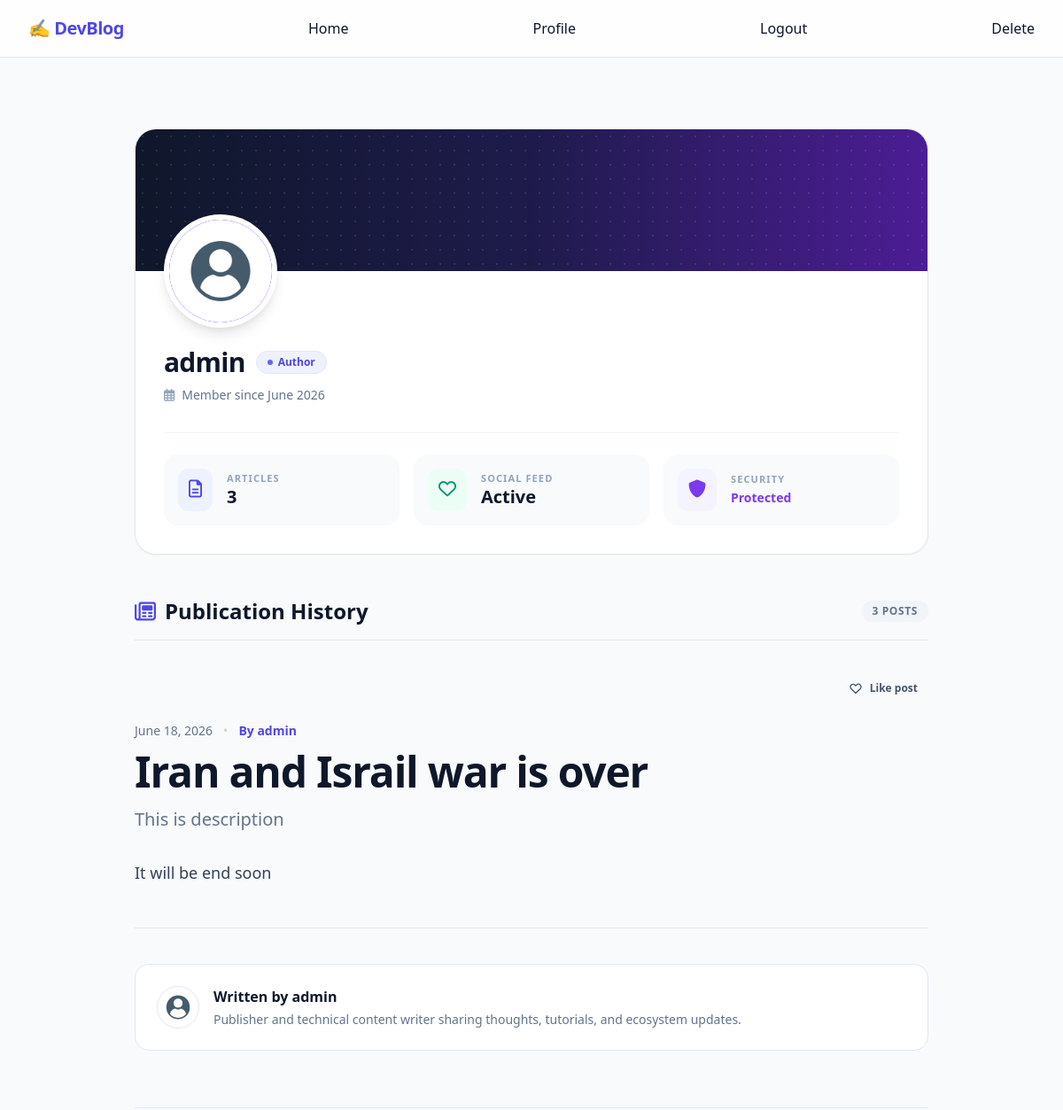
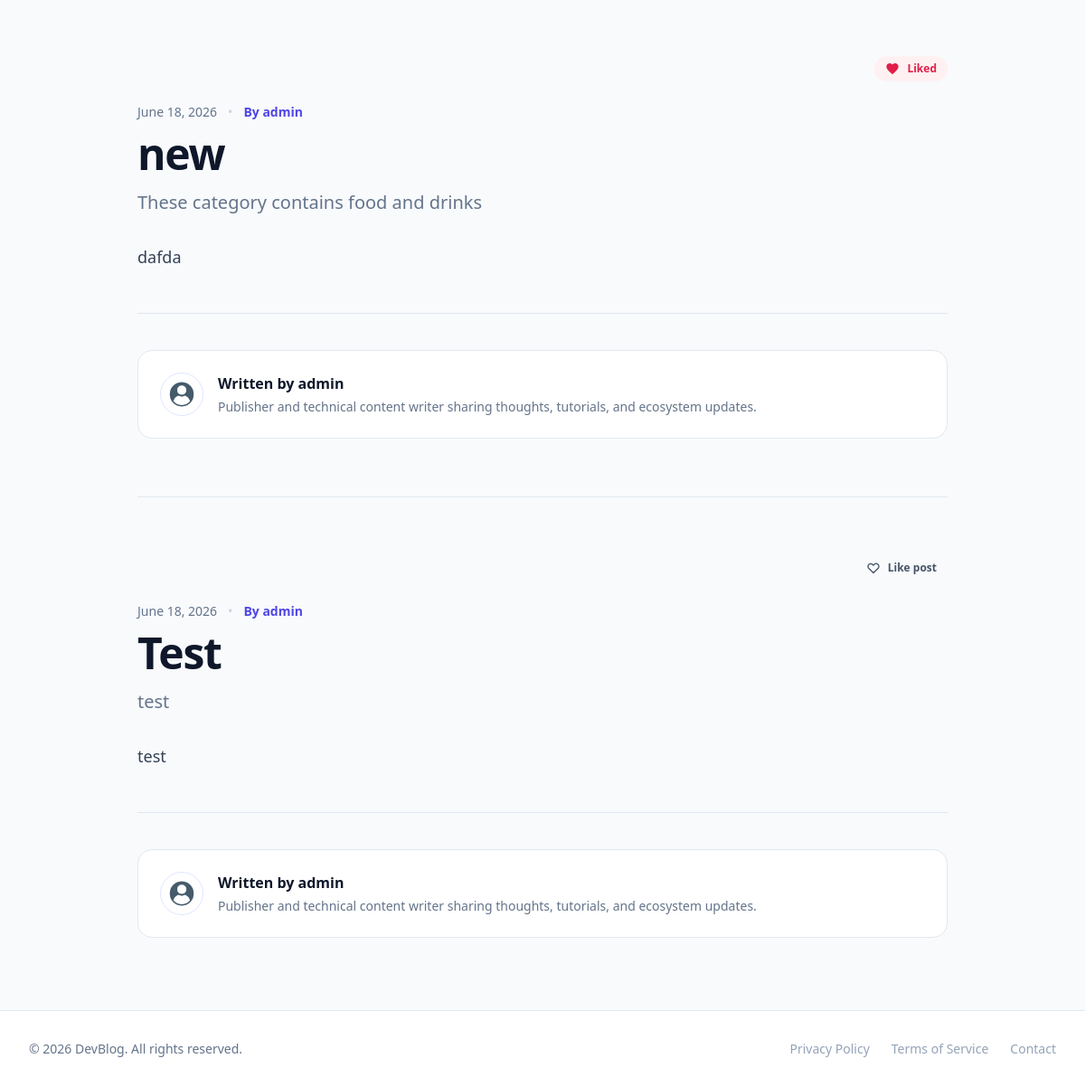
/auth/users/admin (signed in), run on an earlier commit of the app's database (2 pictures, top to bottom).
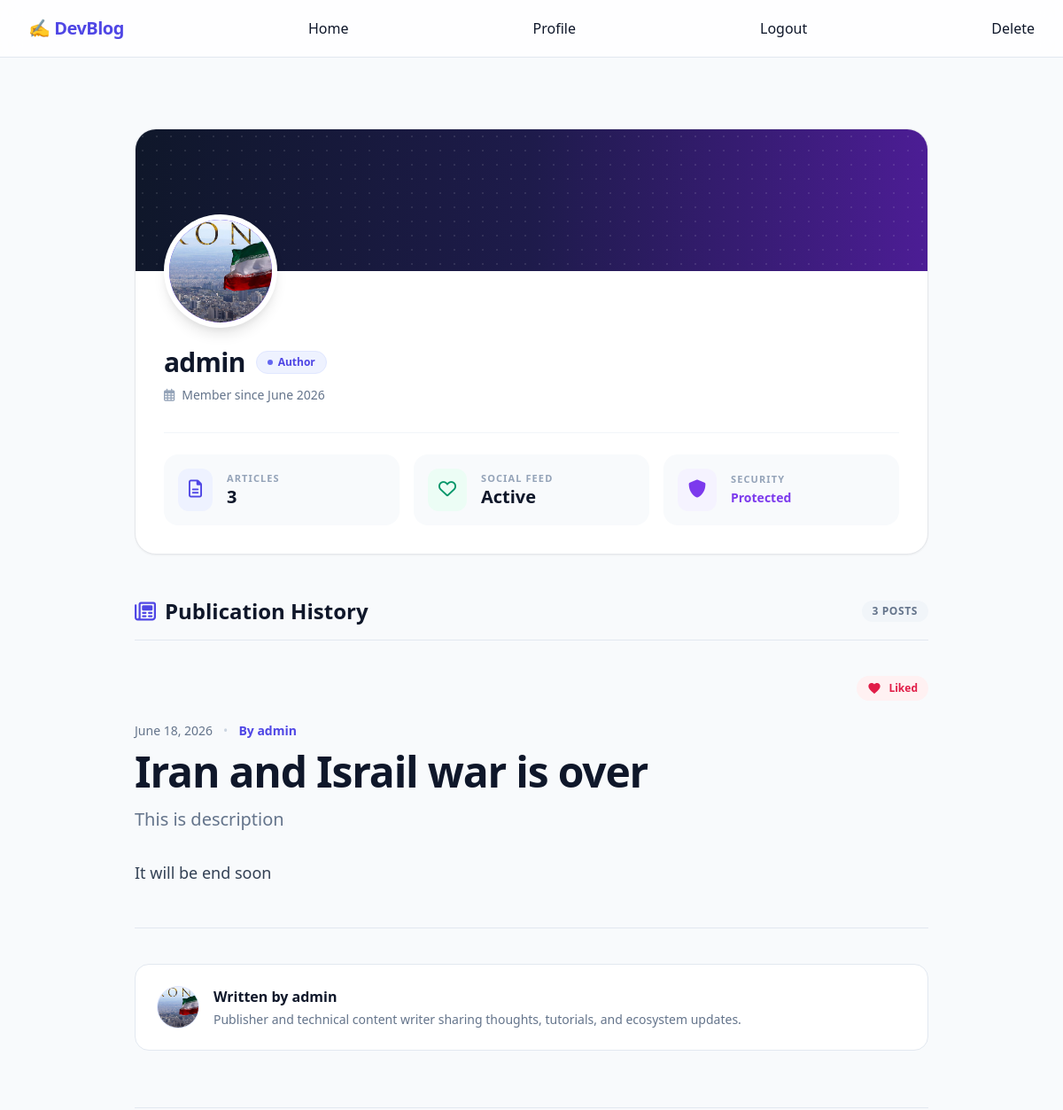
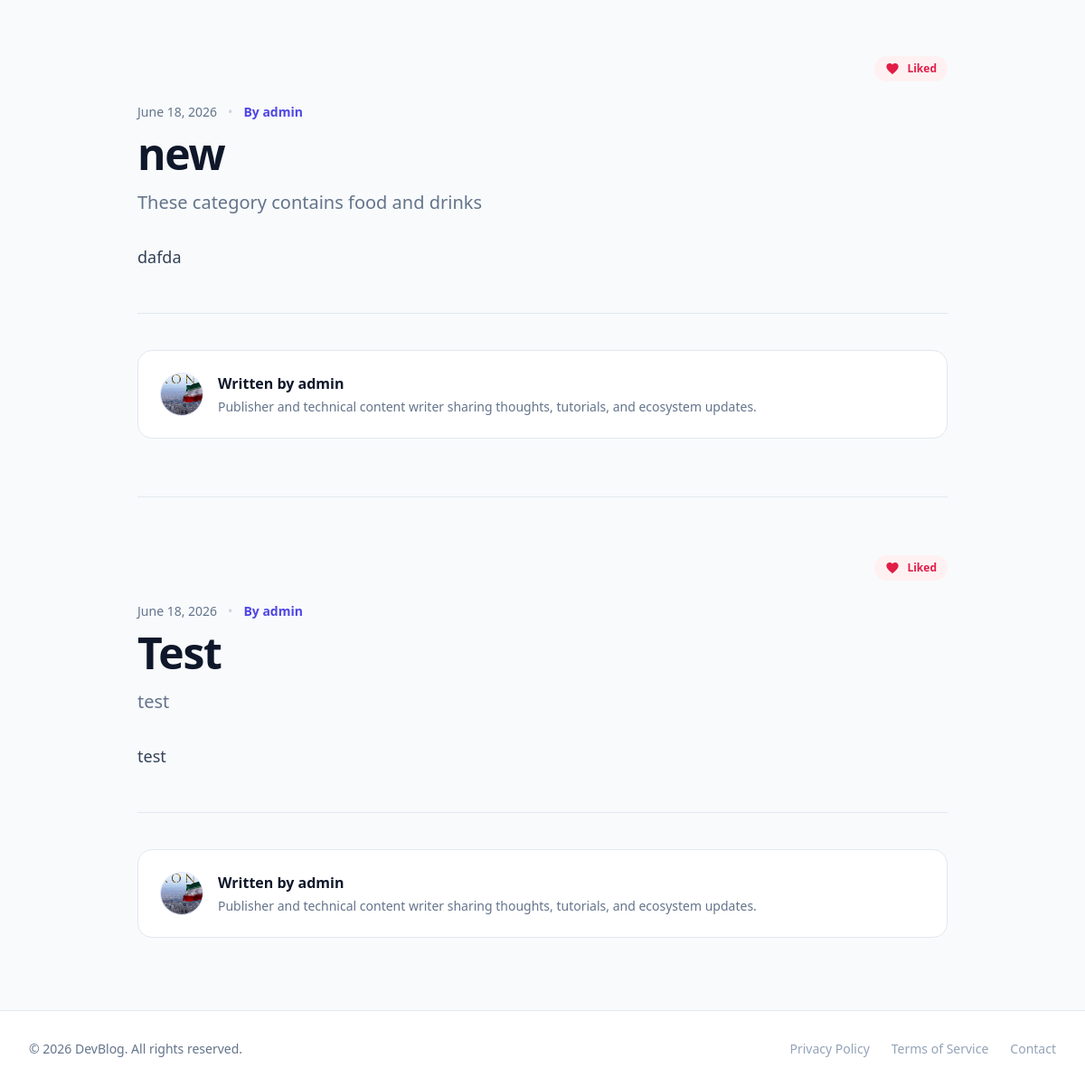
And on a later commit of the database (2 pictures, top to bottom).
### accounts/models.py (models this page shows)
class CustomUser(AbstractUser):
    age = models.IntegerField(null=True, blank=True)
    profile_img = models.ImageField(upload_to='avatars/', default='default_profile.jpg', blank=True)
    phone_number = models.CharField(max_length=15, blank=True, null=True)

### posts/models.py (models this page shows, shortened)
class Post(models.Model):
    title = models.CharField(max_length=100)
    desc = models.CharField(max_length=600)
    author = models.ForeignKey(CustomUser, on_delete=models.CASCADE)
    image = models.ImageField(upload_to='posts/', null=True, blank=True)
    body = models.TextField()
    category = models.ForeignKey(Category, on_delete=models.SET_NULL, null=True, blank=True)
    created_at = models.DateTimeField(auto_now_add=True)
    @property
    def users_who_liked(self):
        return [like.user for like in self.likes.all()]

### accounts/views.py (the view)
# urls.py: path('users/<slug:username>', UserProfileView.as_view(), name='user-profile')
class UserProfileView(View):
    def get(self, request, username):
        user = get_object_or_404(CustomUser, username=username)
        posts = Post.objects.filter(author=user)
        return render(request, 'user-profile.html', {'user':user, 'posts':posts})

### templates/user-profile.html (shortened to what the changed rows need)
{% extends 'base.html' %}
{% block content %}
<link href="https://cdn.jsdelivr.net/npm/tailwindcss@2.2.19/dist/tailwind.min.css" rel="stylesheet">
<link rel="stylesheet" href="https://cdnjs.cloudflare.com/ajax/libs/font-awesome/6.0.0-beta3/css/all.min.css">
<div class="min-h-screen bg-slate-50 py-12 px-4 sm:px-6 lg:px-8">
    <div class="max-w-4xl mx-auto">
        <div class="bg-white rounded-3xl border border-slate-150 overflow-hidden shadow-sm mb-12">
            <div class="px-8 pb-8 relative">
                <div class="flex flex-col sm:flex-row sm:items-end justify-between -mt-16 mb-6 gap-6">
                    <div class="h-32 w-32 rounded-full bg-white p-1.5 shadow-lg flex-shrink-0 z-10">
                        <div class="h-full w-full rounded-full overflow-hidden bg-gradient-to-br from-indigo-600 to-violet-600 flex items-center justify-center text-white text-4xl font-black uppercase tracking-wider">
                            {% if user.profile_img %}
                                <img src="{{ user.profile_img.url }}" alt="{{ user.username }}" class="w-full h-full object-cover rounded-full">
                            {% else %}
                                {% if user.username %}
                                    {{ user.username|slice:":2" }}
                                {% else %}
                                    WR
                                {% endif %}
                            {% endif %}
                        </div>
                    </div>
                </div>
                <div class="space-y-3 mb-8">
                    <div class="flex flex-wrap items-center gap-3">
                        <h1 class="text-3xl font-extrabold text-slate-900 tracking-tight leading-none">
                            {% if request.user.username %}{{ request.user.username }}{% else %}Writer{% endif %}
                        </h1>
                        <span class="inline-flex items-center gap-1.5 px-3 py-1 rounded-full text-xs font-bold bg-indigo-50 text-indigo-600 border border-indigo-100">
                            <span class="w-1.5 h-1.5 rounded-full bg-indigo-500 animate-pulse"></span>
                            Author
                        </span>
                    </div>
                    <p class="text-sm text-slate-500 flex items-center gap-2">
                        <i class="far fa-calendar-alt text-slate-400"></i>
                        Member since {{ user.date_joined|date:"F Y"|default:"June 2026" }}
                    </p>
                </div>
            </div>
        </div>
        <div class="flex items-center justify-between mb-10 border-b border-slate-200 pb-4">
            <h2 class="text-2xl font-extrabold text-slate-900 flex items-center gap-2.5">
                <i class="far fa-newspaper text-indigo-600"></i> Publication History
            </h2>
        </div>
        <div class="space-y-16">
            {% for post in posts %}
                <div class="border-b border-slate-200 pb-16 last:border-b-0 last:pb-0">
                    <div class="mb-6 flex items-center justify-end">
                        <form method="POST" action="{% url 'like' post.pk %}" class="inline-block">
                            {% if request.user in post.users_who_liked.all or request.user in post.users_who_liked %}
                                <button type="submit" class="inline-flex items-center gap-2 text-xs font-semibold text-rose-600 bg-rose-50 hover:bg-rose-100 px-3 py-1.5 rounded-full transition-colors">
                                    <svg class="h-4 w-4 fill-rose-600" xmlns="http://www.w3.org/2000/svg" viewBox="0 0 24 24">
                                        <path d="M12 21.35l-1.45-1.32C5.4 15.36 2 12.28 2 8.5 2 5.42 4.42 3 7.5 3c1.74 0 3.41.81 4.5 2.09C13.09 3.81 14.76 3 16.5 3 19.58 3 22 5.42 22 8.5c0 3.78-3.4 6.86-8.55 11.54L12 21.35z"/>
                                    </svg>
                                    <span>Liked</span>
                                </button>
                            {% else %}
                                <button type="submit" class="inline-flex items-center gap-2 text-xs font-semibold text-slate-600 bg-slate-50 hover:bg-slate-100 hover:text-slate-900 px-3 py-1.5 rounded-full transition-colors">
                                    <svg class="h-4 w-4 fill-none stroke-current stroke-2" xmlns="http://www.w3.org/2000/svg" viewBox="0 0 24 24">
                                        <path stroke-linecap="round" stroke-linejoin="round" d="M4.318 6.318a4.5 4.5 0 000 6.364L12 20.364l7.682-7.682a4.5 4.5 0 00-6.364-6.364L12 7.636l-1.318-1.318a4.5 4.5 0 00-6.364 0z" />
                                    </svg>
                                    <span>Like post</span>
                                </button>
                            {% endif %}
                        </form>
                    </div>
                    <a href="{% url 'post-detail' post.pk %}">
                        <header class="mb-8">
                            <div class="flex items-center gap-x-3 text-sm text-slate-500 mb-3">
                                <time datetime="{{ post.created_at|date:'Y-m-d' }}" class="font-medium">
                                    {{ post.created_at|date:"F d, Y" }}
                                </time>
                                <span class="text-slate-300">•</span>
                                <span class="inline-flex items-center gap-1 font-semibold text-indigo-600">
                                    By {{ post.author }}
                                </span>
                            </div>
                            <h1 class="text-3xl font-extrabold tracking-tight text-slate-900 sm:text-4xl md:text-5xl leading-tight">
                                {{ post.title }}
                            </h1>
                            {% if post.desc %}
                                <p class="mt-4 text-lg md:text-xl text-slate-500 font-normal leading-relaxed">
                                    {{ post.desc }}
                                </p>
                            {% endif %}
                        </header>
                        <div class="prose prose-indigo max-w-none text-slate-700 leading-relaxed space-y-6 text-base md:text-lg">
                            {{ post.body|linebreaks }}
                        </div>
                    </a>
                    <section class="mt-12 pt-10 border-t border-slate-200">
                        <div class="bg-white rounded-2xl border border-slate-200 p-6 flex flex-col sm:flex-row items-start sm:items-center gap-4">
                            <div class="h-12 w-12 rounded-full overflow-hidden bg-indigo-50 border border-indigo-100 flex items-center justify-center text-indigo-600 font-bold text-lg uppercase shadow-inner flex-shrink-0">
                                {% if request.user.profile_img %}
                                    <img src="{{ request.user.profile_img.url }}" alt="{{ post.author }}" class="w-full h-full object-cover">
                                {% else %}
                                    {{ post.author|slice:":1" }}
                                {% endif %}
                            </div>
                            <div class="flex-grow">
                                <h3 class="text-base font-bold text-slate-900">Written by {{ post.author }}</h3>
                                <p class="text-sm text-slate-500 mt-1">Publisher and technical content writer sharing thoughts, tutorials, and ecosystem updates.</p>
                            </div>
                        </div>
                    </section>
                </div>
            {% endfor %}
        </div>
    </div>
</div>
{% endblock %}

What changed in the data, as far as the page shows it:
changed CustomUser "admin": profile_img: a different picture
changed through a linked row, Post "Iran and Israil war is over": user.profile_img: a different picture; text "Like post" → "Liked"
changed through a linked row, Post "new": user.profile_img: a different picture
changed through a linked row, Post "Test": user.profile_img: a different picture; text "Like post" → "Liked"
